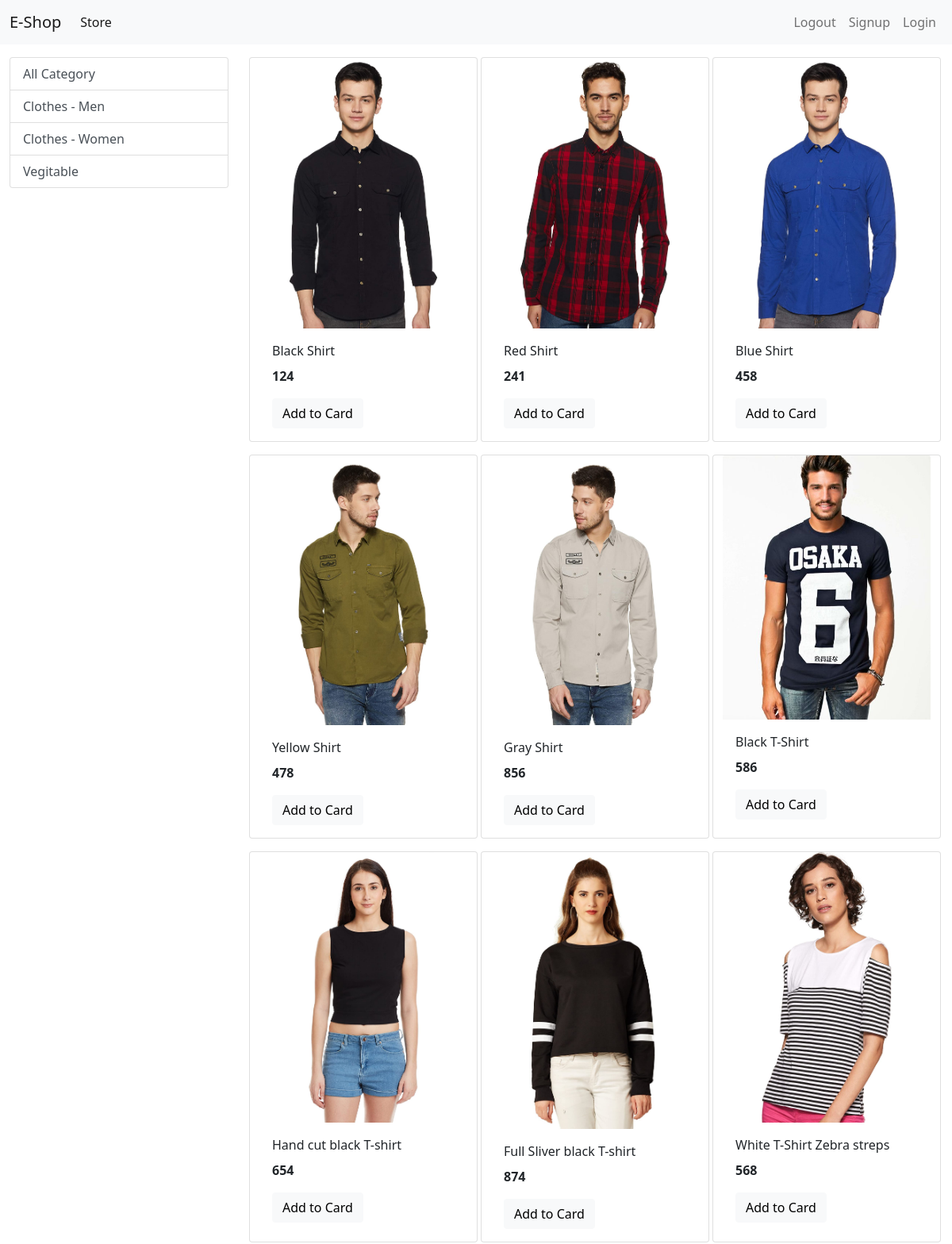
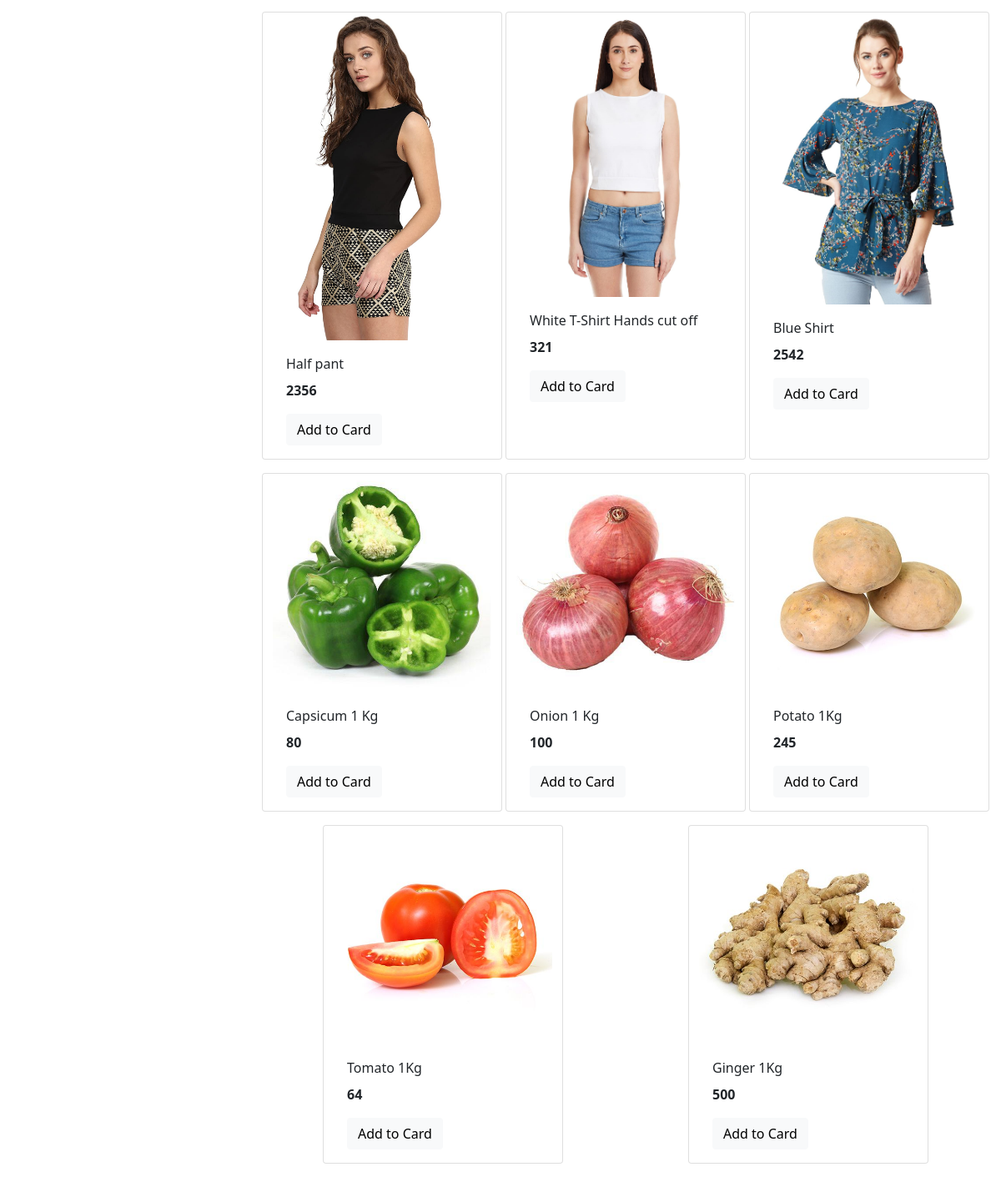
The page / on the database its author committed (2 pictures, top to bottom).
### store/models/category.py (models this page shows, shortened)
class Category(models.Model):
    name = models.CharField(max_length=50)
    @staticmethod
    def get_all_category():
        return Category.objects.all()

### store/models/product.py (models this page shows, shortened)
class Product(models.Model):
    name = models.CharField(max_length=50)
    price = models.IntegerField(default=0)
    category = models.ForeignKey(Category, on_delete=models.CASCADE)
    description = models.CharField(
        max_length=200, default='', null=True, blank=True)
    image = models.ImageField(upload_to='products')
    @staticmethod
    def get_all_products():
        return Product.objects.all()

### store/views/index.py (the view, shortened to what this page needs)
# urls.py: path('', index.Index.as_view(), name='index'),
class Index(View):
    def get(self, request):
        products = None
        category = Category.get_all_category()
        categoryid = request.GET.get('category')
        if categoryid:
            products = Product.get_all_products_by_categoryid(categoryid)
        else:
            products = Product.get_all_products()
        context = {
            'products': products,
            'category': category
        }
        print('email', request.session.get('customer_email'))
        return render(request, 'store/index.html', context)

### store/templates/store/index.html (shortened to what this page needs)
{% extends "store/layout.html" %}
{% load static%}
{% block content %}
<div class="container-fluid mt-3">
  <div class="row">
    <div class="col-lg-3 mx-auto">
      <div class="list-group">
        <a href="/" class="list-group-item list-group-item-action ">All Category</a>
        {% for category in category %}
        <a href="/?category={{ category.id }}" class="list-group-item list-group-item-action ">{{category.name}}</a>
        {% endfor %}
      </div>
    </div>
    <div id='products' class="col-lg-9 mx-auto">
      <div class="row mx-auto">
        {% for product in products %}
        <div class="card mx-auto mb-3" style="width: 18rem;">
          <img src="{% get_media_prefix %}{{product.image}}" class="card-img-top" alt="...">
          <div class="card-body">
            <p class="card-title">{{product.name}}</p>
            <p class="card-text"><b>{{product.price}}</b></p>
            <form action="" method="post">
              <input type="submit" class="btn btn-block btn-light border-left" value="Add to Card">
            </form>
          </div>
        </div>
        {% endfor%}
      </div>
    </div>
  </div>
</div>
{% endblock %}

### rows shown on the page
Category: name "Clothes - Men"
Category: name "Clothes - Women"
Category: name "Vegitable"
Product: image (picture), name "Black Shirt", price "124"
Product: image (picture), name "Red Shirt", price "241"
Product: image (picture), name "Blue Shirt", price "458"
Product: image (picture), name "Yellow Shirt", price "478"
Product: image (picture), name "Gray Shirt", price "856"
Product: image (picture), name "Black T-Shirt", price "586"
Product: image (picture), name "Hand cut black T-shirt", price "654"
Product: image (picture), name "Full Sliver black T-shirt", price "874"
Product: image (picture), name "White T-Shirt Zebra streps", price "568"
Product: image (picture), name "Half pant", price "2356"
Product: image (picture), name "White T-Shirt Hands cut off", price "321"
Product: image (picture), name "Blue Shirt", price "2542"
Product: image (picture), name "Capsicum 1 Kg", price "80"
Product: image (picture), name "Onion 1 Kg", price "100"
Product: image (picture), name "Potato 1Kg", price "245"
Product: image (picture), name "Tomato 1Kg", price "64"
Product: image (picture), name "Ginger 1Kg", price "500"
